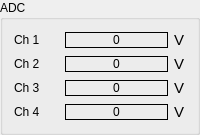
    <widget class="QGroupBox" name="groupBox">
     <property name="sizePolicy">
      <sizepolicy hsizetype="Preferred" vsizetype="Fixed">
       <horstretch>0</horstretch>
       <verstretch>0</verstretch>
      </sizepolicy>
     </property>
     <property name="minimumSize">
      <size>
       <width>0</width>
       <height>0</height>
      </size>
     </property>
     <property name="maximumSize">
      <size>
       <width>16777215</width>
       <height>16777215</height>
      </size>
     </property>
     <property name="title">
      <string>ADC</string>
     </property>
     <layout class="QGridLayout" name="gridLayout">
      <item row="0" column="0">
       <layout class="QHBoxLayout" name="horizontalLayout">
        <item>
         <widget class="QLabel" name="label">
          <property name="sizePolicy">
           <sizepolicy hsizetype="Preferred" vsizetype="Fixed">
            <horstretch>0</horstretch>
            <verstretch>0</verstretch>
           </sizepolicy>
          </property>
          <property name="minimumSize">
           <size>
            <width>0</width>
            <height>0</height>
           </size>
          </property>
          <property name="maximumSize">
           <size>
            <width>45</width>
            <height>16777215</height>
           </size>
          </property>
          <property name="font">
           <font>
            <pointsize>9</pointsize>
           </font>
          </property>
          <property name="text">
           <string>Ch 1</string>
          </property>
         </widget>
        </item>
        <item>
         <widget class="QLabel" name="adcLabel1">
          <property name="sizePolicy">
           <sizepolicy hsizetype="Preferred" vsizetype="Fixed">
            <horstretch>0</horstretch>
            <verstretch>0</verstretch>
           </sizepolicy>
          </property>
          <property name="minimumSize">
           <size>
            <width>40</width>
            <height>0</height>
           </size>
          </property>
          <property name="font">
           <font>
            <pointsize>9</pointsize>
           </font>
          </property>
          <property name="frameShape">
           <enum>QFrame::Panel</enum>
          </property>
          <property name="text">
           <string>0</string>
          </property>
          <property name="alignment">
           <set>Qt::AlignCenter</set>
          </property>
         </widget>
        </item>
        <item>
         <widget class="QLabel" name="label_5">
          <property name="sizePolicy">
           <sizepolicy hsizetype="Preferred" vsizetype="Fixed">
            <horstretch>0</horstretch>
            <verstretch>0</verstretch>
           </sizepolicy>
          </property>
          <property name="maximumSize">
           <size>
            <width>12</width>
            <height>16777215</height>
           </size>
          </property>
          <property name="font">
           <font>
            <pointsize>11</pointsize>
           </font>
          </property>
          <property name="text">
           <string>V</string>
          </property>
         </widget>
        </item>
       </layout>
      </item>
      <item row="1" column="0">
       <layout class="QHBoxLayout" name="horizontalLayout_2">
        <item>
         <widget class="QLabel" name="label_2">
          <property name="sizePolicy">
           <sizepolicy hsizetype="Preferred" vsizetype="Fixed">
            <horstretch>0</horstretch>
            <verstretch>0</verstretch>
           </sizepolicy>
          </property>
          <property name="minimumSize">
           <size>
            <width>0</width>
            <height>0</height>
           </size>
          </property>
          <property name="maximumSize">
           <size>
            <width>45</width>
            <height>16777215</height>
           </size>
          </property>
          <property name="font">
           <font>
            <pointsize>9</pointsize>
           </font>
          </property>
          <property name="text">
           <string>Ch 2</string>
          </property>
         </widget>
        </item>
        <item>
         <widget class="QLabel" name="adcLabel2">
          <property name="sizePolicy">
           <sizepolicy hsizetype="Preferred" vsizetype="Fixed">
            <horstretch>0</horstretch>
            <verstretch>0</verstretch>
           </sizepolicy>
          </property>
          <property name="minimumSize">
           <size>
            <width>40</width>
            <height>0</height>
           </size>
          </property>
          <property name="font">
           <font>
            <pointsize>9</pointsize>
           </font>
          </property>
          <property name="frameShape">
           <enum>QFrame::Panel</enum>
          </property>
          <property name="text">
           <string>0</string>
          </property>
          <property name="alignment">
           <set>Qt::AlignCenter</set>
          </property>
         </widget>
        </item>
        <item>
         <widget class="QLabel" name="label_6">
          <property name="sizePolicy">
           <sizepolicy hsizetype="Preferred" vsizetype="Fixed">
            <horstretch>0</horstretch>
            <verstretch>0</verstretch>
           </sizepolicy>
          </property>
          <property name="maximumSize">
           <size>
            <width>12</width>
            <height>16777215</height>
           </size>
          </property>
          <property name="font">
           <font>
            <pointsize>11</pointsize>
           </font>
          </property>
          <property name="text">
           <string>V</string>
          </property>
         </widget>
        </item>
       </layout>
      </item>
      <item row="2" column="0">
       <layout class="QHBoxLayout" name="horizontalLayout_3">
        <item>
         <widget class="QLabel" name="label_3">
          <property name="sizePolicy">
           <sizepolicy hsizetype="Preferred" vsizetype="Fixed">
            <horstretch>0</horstretch>
            <verstretch>0</verstretch>
           </sizepolicy>
          </property>
          <property name="minimumSize">
           <size>
            <width>0</width>
            <height>0</height>
           </size>
          </property>
          <property name="maximumSize">
           <size>
            <width>45</width>
            <height>16777215</height>
           </size>
          </property>
          <property name="font">
           <font>
            <pointsize>9</pointsize>
           </font>
          </property>
          <property name="text">
           <string>Ch 3</string>
          </property>
         </widget>
        </item>
        <item>
         <widget class="QLabel" name="adcLabel3">
          <property name="sizePolicy">
           <sizepolicy hsizetype="Preferred" vsizetype="Fixed">
            <horstretch>0</horstretch>
            <verstretch>0</verstretch>
           </sizepolicy>
          </property>
          <property name="minimumSize">
           <size>
            <width>40</width>
            <height>0</height>
           </size>
          </property>
          <property name="font">
           <font>
            <pointsize>9</pointsize>
           </font>
          </property>
          <property name="frameShape">
           <enum>QFrame::Panel</enum>
          </property>
          <property name="text">
           <string>0</string>
          </property>
          <property name="alignment">
           <set>Qt::AlignCenter</set>
          </property>
         </widget>
        </item>
        <item>
         <widget class="QLabel" name="label_7">
          <property name="sizePolicy">
           <sizepolicy hsizetype="Preferred" vsizetype="Fixed">
            <horstretch>0</horstretch>
            <verstretch>0</verstretch>
           </sizepolicy>
          </property>
          <property name="maximumSize">
           <size>
            <width>12</width>
            <height>16777215</height>
           </size>
          </property>
          <property name="font">
           <font>
            <pointsize>11</pointsize>
           </font>
          </property>
          <property name="text">
           <string>V</string>
          </property>
         </widget>
        </item>
       </layout>
      </item>
      <item row="3" column="0">
       <layout class="QHBoxLayout" name="horizontalLayout_4">
        <item>
         <widget class="QLabel" name="label_4">
          <property name="sizePolicy">
           <sizepolicy hsizetype="Preferred" vsizetype="Fixed">
            <horstretch>0</horstretch>
            <verstretch>0</verstretch>
           </sizepolicy>
          </property>
          <property name="minimumSize">
           <size>
            <width>0</width>
            <height>0</height>
           </size>
          </property>
          <property name="maximumSize">
           <size>
            <width>45</width>
            <height>16777215</height>
           </size>
          </property>
          <property name="font">
           <font>
            <pointsize>9</pointsize>
           </font>
          </property>
          <property name="text">
           <string>Ch 4</string>
          </property>
         </widget>
        </item>
        <item>
         <widget class="QLabel" name="adcLabel4">
          <property name="sizePolicy">
           <sizepolicy hsizetype="Preferred" vsizetype="Fixed">
            <horstretch>0</horstretch>
            <verstretch>0</verstretch>
           </sizepolicy>
          </property>
          <property name="minimumSize">
           <size>
            <width>40</width>
            <height>0</height>
           </size>
          </property>
          <property name="font">
           <font>
            <pointsize>9</pointsize>
           </font>
          </property>
          <property name="frameShape">
           <enum>QFrame::Panel</enum>
          </property>
          <property name="text">
           <string>0</string>
          </property>
          <property name="alignment">
           <set>Qt::AlignCenter</set>
          </property>
         </widget>
        </item>
        <item>
         <widget class="QLabel" name="label_8">
          <property name="sizePolicy">
           <sizepolicy hsizetype="Preferred" vsizetype="Fixed">
            <horstretch>0</horstretch>
            <verstretch>0</verstretch>
           </sizepolicy>
          </property>
          <property name="maximumSize">
           <size>
            <width>12</width>
            <height>16777215</height>
           </size>
          </property>
          <property name="font">
           <font>
            <pointsize>11</pointsize>
           </font>
          </property>
          <property name="text">
           <string>V</string>
          </property>
         </widget>
        </item>
       </layout>
      </item>
     </layout>
    </widget>
